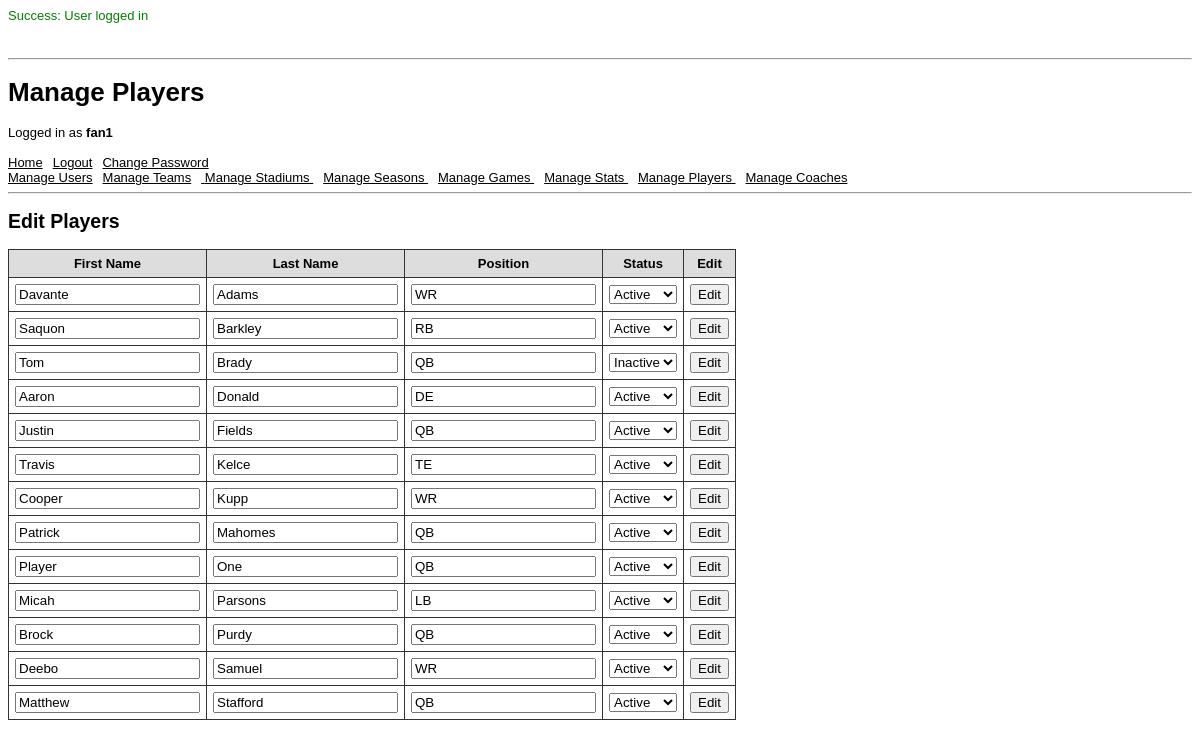
/pages/player_page.php (signed in), run on the app's committed database.
### tables this page shows
CREATE TABLE Player (
    player_id  INT UNSIGNED PRIMARY KEY AUTO_INCREMENT,
    user_id    INT UNSIGNED NOT NULL UNIQUE,
    first_name VARCHAR(100) NOT NULL,
    last_name  VARCHAR(100) NOT NULL,
    position   VARCHAR(5)   NOT NULL,
    status     VARCHAR(10)  NOT NULL,

    FOREIGN KEY (user_id)
        REFERENCES UserAccount(user_id)
        ON DELETE CASCADE
);

### pages/player_page.php (the view, shortened to what this page needs)
<?php
  require_once(__DIR__ . '/../scripts/StartSession.php');
  require_once(__DIR__ . '/html_components.php');
  require_once(__DIR__ . '/../scripts/helpers.php');
  display_edit_player();
  function display_edit_player() {
    global $db;
    $query = "
        SELECT
          p.player_id,
          p.first_name,
          p.last_name,
          p.position,
          p.status
        FROM Player p
        ORDER BY p.last_name, p.first_name
    ";
    $result = query_with_perms($db, $query);
    echo "<h2>Edit Players</h2>";
    echo "<table>";
    echo "<tr>
            <th>First Name</th>
            <th>Last Name</th>
            <th>Position</th>
            <th>Status</th>
            <th>Edit</th>
          </tr>";
    while ($player = $result->fetch_assoc()) {
        $first_name = sanitize_str($player['first_name']);
        $last_name = sanitize_str($player['last_name']);
        $position = sanitize_str($player['position']);
        $status = sanitize_str($player['status']);
        echo "<tr>";
        echo "<form method='post' action='../scripts/player/edit_player.php'>";
        echo "<td><input type='text' name='first_name' value='$first_name' required></td>";
        echo "<td><input type='text' name='last_name' value='$last_name' required></td>";
        echo "<td><input type='text' name='position' minlength='2' maxlength='2' value=$position required></td>";
        echo "<td>
                <select name='status' required>";
                  $active_selected = ($status == 'Active') ? 'selected' : '';
                  $inactive_selected = ($status == 'Inactive') ? 'selected' : '';
        echo "
                    <option value='Active' $active_selected>Active</option>
                    <option value='Inactive' $inactive_selected>Inactive</option>
                </select>
              </td>";
        echo "<td><input type='submit' value='Edit'></td>";
        echo "</form>";
        echo "</tr>";
    }
    echo "</table>";
  }
?>

### pages/html_components.php (style rules this page uses)
body { font-family: Arial, Helvetica, sans-serif; font-size: 13px; }
li, td, th { font-family: Arial, Helvetica, sans-serif; font-size: 13px; }
table { border-collapse: collapse; margin-bottom: 20px; }
th { background: #ddd; }
th, td { padding: 6px; border: 1px solid #333; }

### data on the page
player: first_name "Davante", last_name "Adams", position "WR"
player: first_name "Saquon", last_name "Barkley", position "RB"
player: first_name "Tom", last_name "Brady", position "QB"
player: first_name "Aaron", last_name "Donald", position "DE"
player: first_name "Justin", last_name "Fields", position "QB"
player: first_name "Travis", last_name "Kelce", position "TE"
player: first_name "Cooper", last_name "Kupp", position "WR"
player: first_name "Patrick", last_name "Mahomes", position "QB"
player: first_name "Player", last_name "One", position "QB"
player: first_name "Micah", last_name "Parsons", position "LB"
player: first_name "Brock", last_name "Purdy", position "QB"
player: first_name "Deebo", last_name "Samuel", position "WR"
player: first_name "Matthew", last_name "Stafford", position "QB"

### other printed values
$_SESSION['success'] "User logged in"
$title "Manage Players"
sanitize_str($_SESSION['UserName']) "fan1"
